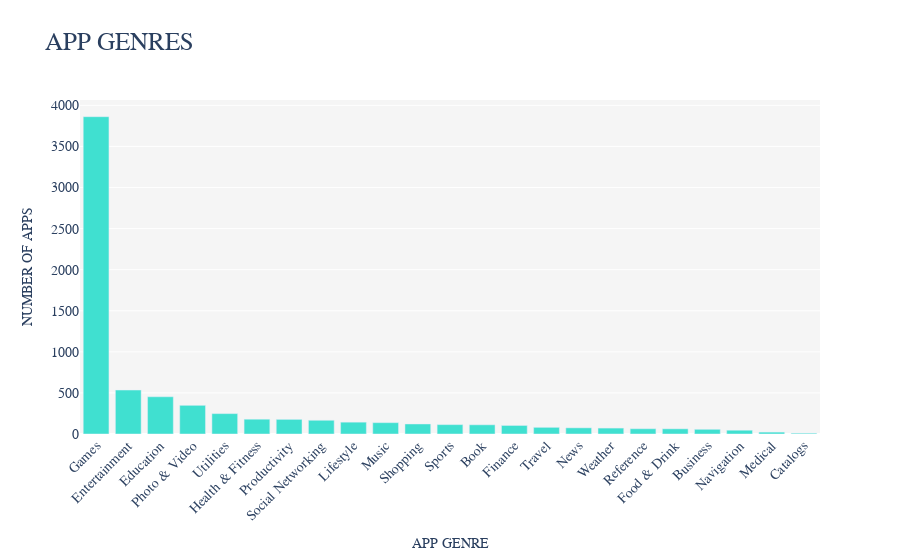

The code cell stored with this chart in its notebook:
### Markdown cell above
Most of the apps belong to the games genre and it dominates the market. Catalog contains least number of apps

### Code cell
#Visualizing the data using plotly

fig = go.Figure(data=[go.Bar(x = n_apps_genre.index, y = n_apps_genre.values,marker_color='turquoise')])


fig.update_layout(
    
    title="APP GENRES",
    xaxis=dict(title="APP GENRE",titlefont_size=14),
    yaxis=dict(title="NUMBER OF APPS",titlefont_size=14),
    font=dict(
        family="Rockwell",
        size=18,
        
    ),
    plot_bgcolor="whitesmoke"
)
fig.update_xaxes(tickangle=-45, tickfont=dict(family='Rockwell', size=14))
fig.update_yaxes(tickfont=dict(family='Rockwell', size=14))


fig.show()

### Figure 1 — Plotly figure (JSON) as saved in the notebook; plotly's stock layout.template omitted (floating-point values rounded to 4 significant figures)
{"data": [{"marker": {"color": "turquoise"}, "type": "bar", "x": ["Games", "Entertainment", "Education", "Photo & Video", "Utilities", "Health & Fitness", "Productivity", "Social Networking", "Lifestyle", "Music", "Shopping", "Sports", "Book", "Finance", "Travel", "News", "Weather", "Reference", "Food & Drink", "Business", "Navigation", "Medical", "Catalogs"], "y": [3862, 535, 453, 349, 248, 180, 178, 167, 144, 138, 122, 114, 112, 104, 81, 75, 72, 64, 63, 57, 46, 23, 10]}], "layout": {"font": {"family": "Rockwell", "size": 18}, "plot_bgcolor": "whitesmoke", "title": {"text": "APP GENRES"}, "xaxis": {"tickangle": -45, "tickfont": {"family": "Rockwell", "size": 14}, "title": {"font": {"size": 14}, "text": "APP GENRE"}}, "yaxis": {"tickfont": {"family": "Rockwell", "size": 14}, "title": {"font": {"size": 14}, "text": "NUMBER OF APPS"}}}}
